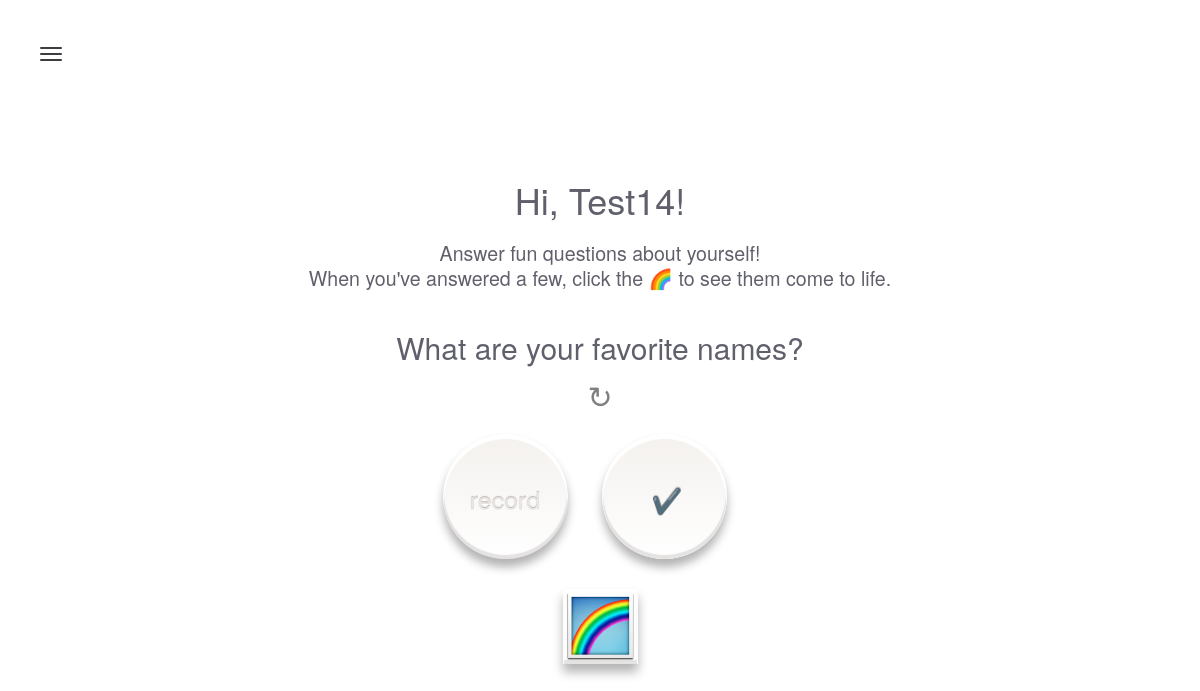
/users/32, run on the app's committed database.
### model.py (models this page shows, shortened)
class User(db.Model):
    __tablename__ = "users"
    user_id = db.Column(db.Integer, autoincrement=True, primary_key=True)
    email = db.Column(db.String(64), nullable=True, unique=True)
    password = db.Column(db.String(64), nullable=True)
    first_name = db.Column(db.String(80))
    last_name = db.Column(db.String(80))

class Question(db.Model):
    __tablename__ = "questions"
    question_id = db.Column(db.Integer, autoincrement=True, primary_key=True)
    question_text = db.Column(db.String(500))
    category_id = db.Column(db.Integer, db.ForeignKey('categories.category_id'))
    category = db.relationship("Category",
                          backref=db.backref("questions", order_by=question_id))

### server.py (the view)
@app.route("/users/<int:user_id>", methods=['GET'])
def user_profile(user_id):
    all_questions = db.session.query(Question.question_text, Question.question_id).all()
    unformatted_question = random.choice(all_questions)
    question_text = str(unformatted_question[0])
    question_id = unformatted_question[1]
    user = User.query.get(user_id)
    return render_template("user_alarm.html", user=user, question_text=question_text, question_id=question_id)

### templates/user_alarm.html (shortened to what this page needs)
{% extends 'base.html' %}
{% block content %}
<section class="section" id="head">
  <div class="container">
   <div class="row">
      <div class="col-md-10 col-lg-10 col-md-offset-1 col-lg-offset-1 text-center">
        <h1>Hi, {{ user.first_name }}!</h1>
        <h3 class="tagline">
          Answer fun questions about yourself!<br>
          When you've answered a few, click the 🌈 to see them come to life.
        </h3>
        <span><h2 id="question_text" data-questionid="{{ question_id }}">{{ question_text }}</h2>
        <button id="next_question" class="next-question"></button></span>
        <br><br>
      </div>
    <div class="row">
      <div class="text-center">
        <button id="record_button" onclick="startRecording(this);" class="button record"></button>
        <button id="submit_answer" disabled class="button submit"></button>
      </div>
    </div>
    <div class="row">
      <div class="text-center">
        <form id="visualization-button-form" action="/visualize" method="GET">
          <input type="submit" class="button visualize rainbow" value=""></input>
        </form>
      </div>
    </div>
  {% endblock %}

### static/css/style.css (style rules this page uses)
html { background:transparent; min-height:100%; -webkit-background-size: cover; -moz-background-size: cover; -o-background-size: cover; background-size: cover; }
body { background:transparent; min-height:100%; -webkit-font-smoothing: antialiased; -webkit-overflow-scrolling: touch; line-height: 1.5em; font-size:14px; font-family: 'Lato', 300; color:#262626; color:#5F606B; font-weight: normal; margin: 0; padding: 0; }
h1 { text-align : center; font-color: #DBDBDB; font-family: 'Lato', 700; }
h2 { margin-bottom: 20px; }
.section { z-index: 50; min-height:420px; width: 100%; overflow:auto; height:30%; padding-top:100px; padding-bottom:50px; display:none; top:0; }
@media (min-width: 768px) { .section { padding-top:160px; } }
#head { display: block; }
.tagline { font-size:1.4em; line-height:1.3em; font-weight:normal; margin-bottom:40px; font-family: 'Lato', 300; }
form { text-align: center; }
html, body { min-height:100%; }
.button { background-image: -webkit-linear-gradient(top, #f4f1ee, #fff); background-image: linear-gradient(top, #f4f1ee, #fff); border-radius: 100%; border: 0; box-shadow: 0px 8px 10px 0px rgba(0, 0, 0, .3), inset 0px 4px 1px 1px white, inset 0px -3px 1px 1px rgba(204,198,197,.5); float:center; height: 75px; margin: 0 30px 30px 0; position: relative; width: 75px; -webkit-transition: all .1s linear; transition: all .1s linear; }
.button:after { color:#e9e6e4; content: ""; display: block; font-size: 25px; height: 100px; text-decoration: none; text-shadow: 0px -1px 1px #bdb5b4, 1px 1px 1px white; position: absolute; width: 100px; }
.next-question { content: "↻"; font-size: 30px; border: none; outline:none; color:gray; background: none; display: inline; }
.next-question:after { content: "↻"; font-size: 30px; border: none; outline:none; color:gray; background: none; display: inline; }
.rainbow { border-radius: 0; text-align: justify; background: url(/static/images/rainbow.png); margin: 0; background-size: 100% 100%; background-repeat: no-repeat; }
.record { height: 125px; width: 125px; }
.record:after { content: "record"; left:12px; top:55px; }
.submit { height: 125px; width: 125px; }
.submit:after { content: "✔️"; left: 15px; top: 55px; }

### data on the page
User: first_name "Test14"
Question: question_text "What are your favorite names?"
